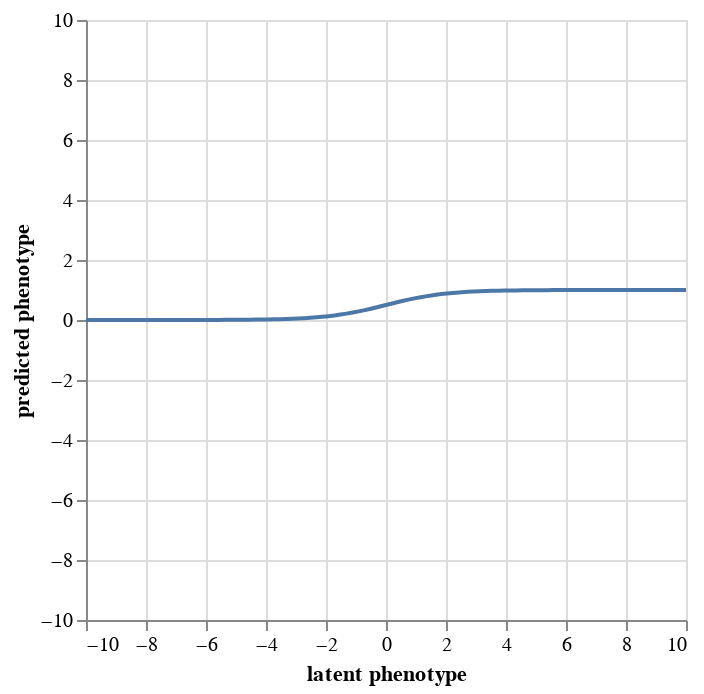

Here is the notebook cell this chart was saved with:
### Markdown cell above
## Sigmoidal global epistasis, $g$

In contrast to the common family of spline functions typically applied to these models, 
the global-epistasis function here assumes a sigmoidal relationship between
a protein's latent property and it's functional score measured in the experiment
(e.g., log enrichment score). Using free parameters, the sigmoid
can flexibly conform to an optimal shape informed by the data. 
Note that this function is independent from the
experimental condition from which a variant is observed.

The sigmoidal function that relates a given _latent phenotype_, $z$, to its functional score is given by:

$$
g(z) = \alpha_{scale} * \frac{1}{1 + e^{-z}} + \alpha_{bias}
$$

where:
* $\alpha_{scale}$ is a free parameter defining the range of the sigmoid
* $\alpha_{bias}$ is a free parameter defining the lower bound of the sigmoid.

Below is an interactive plot showing the effect of the sigmoidal global epistasis as a function of an adjustable $\alpha_{scale}$, and $\alpha_{bias}$:

### Code cell
import altair as alt

import numpy

import pandas as pd


df = pd.DataFrame({"latent": numpy.linspace(-10, 10, 100)})

slider_s = alt.binding_range(min=0.1, max=10)
var_s = alt.param(bind=slider_s, value=1, name="alpha_scale")

slider_b = alt.binding_range(min=-10, max=5) #, step=1)
var_b = alt.param(bind=slider_b, value=0, name="alpha_bias")

(
    alt.Chart(df)
    .transform_calculate(
        phenotype=(1 / (1 + alt.expr.exp(-1*alt.datum['latent'])))
        * var_s
        + var_b
    )
    .encode(
        x=alt.X("latent", title="latent phenotype", scale=alt.Scale(domain=[-10, 10])),
        y=alt.Y("phenotype:Q", title="predicted phenotype", scale=alt.Scale(domain=[-10, 10]))
    )
    .mark_line()
    .add_params(var_s, var_b)
)

### Figure 1 — Vega-Lite specification as saved in the notebook (floating-point values rounded to 4 significant figures)
{"config": {"view": {"continuousWidth": 300, "continuousHeight": 300}}, "data": {"name": "data-5df0d8288b8899ccb5d4c64cc03b51be"}, "mark": {"type": "line"}, "encoding": {"x": {"field": "latent", "scale": {"domain": [-10, 10]}, "title": "latent phenotype", "type": "quantitative"}, "y": {"field": "phenotype", "scale": {"domain": [-10, 10]}, "title": "predicted phenotype", "type": "quantitative"}}, "params": [{"name": "alpha_scale", "bind": {"input": "range", "max": 10, "min": 0.1}, "value": 1}, {"name": "alpha_bias", "bind": {"input": "range", "max": 5, "min": -10}, "value": 0}], "transform": [{"calculate": "(((1 / (1 + exp((-1 * datum['latent'])))) * alpha_scale) + alpha_bias)", "as": "phenotype"}], "$schema": "https://vega.github.io/schema/vega-lite/v5.6.1.json", "datasets": {"data-5df0d8288b8899ccb5d4c64cc03b51be": [{"latent": -10.0}, {"latent": -9.798}, {"latent": -9.596}, {"latent": -9.394}, {"latent": -9.192}, {"latent": -8.99}, {"latent": -8.788}, {"latent": -8.586}, {"latent": -8.384}, {"latent": -8.182}, {"latent": -7.98}, {"latent": -7.778}, {"latent": -7.576}, {"latent": -7.374}, {"latent": -7.172}, {"latent": -6.97}, {"latent": -6.768}, {"latent": -6.566}, {"latent": -6.364}, {"latent": -6.162}, {"latent": -5.96}, {"latent": -5.758}, {"latent": -5.556}, {"latent": -5.354}, {"latent": -5.152}, {"latent": -4.949}, {"latent": -4.747}, {"latent": -4.545}, {"latent": -4.343}, {"latent": -4.141}, {"latent": -3.939}, {"latent": -3.737}, {"latent": -3.535}, {"latent": -3.333}, {"latent": -3.131}, {"latent": -2.929}, {"latent": -2.727}, {"latent": -2.525}, {"latent": -2.323}, {"latent": -2.121}, {"latent": -1.919}, {"latent": -1.717}, {"latent": -1.515}, {"latent": -1.313}, {"latent": -1.111}, {"latent": -0.9091}, {"latent": -0.7071}, {"latent": -0.5051}, {"latent": -0.303}, {"latent": -0.101}, {"latent": 0.101}, {"latent": 0.303}, {"latent": 0.5051}, {"latent": 0.7071}, {"latent": 0.9091}, {"latent": 1.111}, {"latent": 1.313}, {"latent": 1.515}, {"latent": 1.717}, {"latent": 1.919}, {"latent": 2.121}, {"latent": 2.323}, {"latent": 2.525}, {"latent": 2.727}, {"latent": 2.929}, {"latent": 3.131}, {"latent": 3.333}, {"latent": 3.535}, {"latent": 3.737}, {"latent": 3.939}, {"latent": 4.141}, {"latent": 4.343}, {"latent": 4.545}, {"latent": 4.747}, {"latent": 4.949}, {"latent": 5.152}, {"latent": 5.354}, {"latent": 5.556}, {"latent": 5.758}, {"latent": 5.96}, {"latent": 6.162}, {"latent": 6.364}, {"latent": 6.566}, {"latent": 6.768}, {"latent": 6.97}, {"latent": 7.172}, {"latent": 7.374}, {"latent": 7.576}, {"latent": 7.778}, {"latent": 7.98}, {"latent": 8.182}, {"latent": 8.384}, {"latent": 8.586}, {"latent": 8.788}, {"latent": 8.99}, {"latent": 9.192}, {"latent": 9.394}, {"latent": 9.596}, {"latent": 9.798}, {"latent": 10.0}]}}
